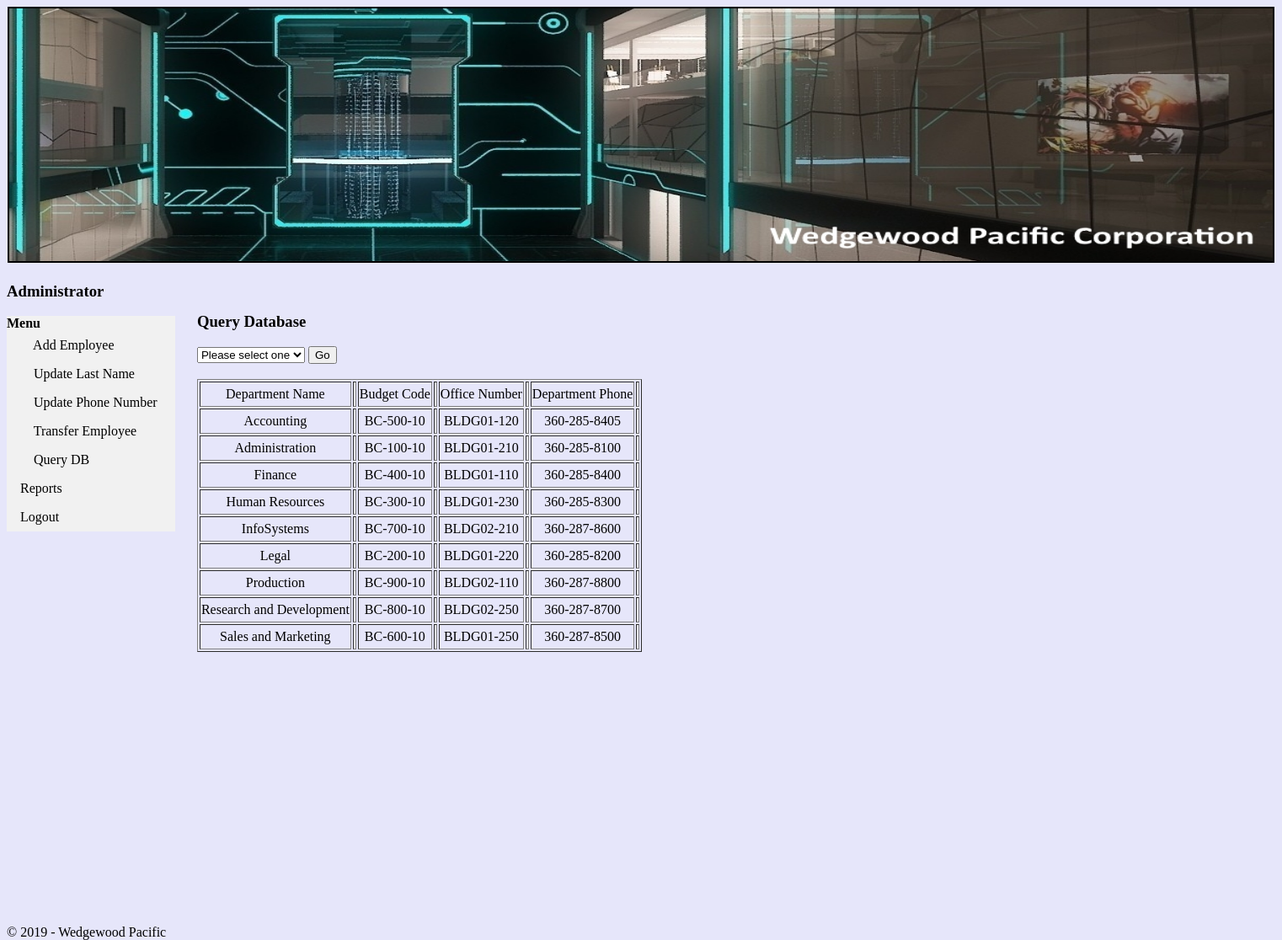
The app's page /PHP/department.php with its own data.
### tables this page shows
CREATE TABLE DEPARTMENT (
                DepartmentName CHAR(35) NOT NULL,
                BudgetCode CHAR(30) NOT NULL,
                OfficeNumber CHAR(15) NOT NULL,
                DepartmentPhone CHAR(12) NOT NULL,
                CONSTRAINT Department_PK PRIMARY KEY (DepartmentName)
);

### PHP/department.php (the view, shortened to what this page needs)
<!DOCTYPE html>
<html>
<head>
<link rel="stylesheet" type="text/css" href="wpstyle.css">
</head>
<body>
<section id="top">
<center><img src="banner.jpg" alt="banner" style="width:1500px;height:300px;" border ="2"></center>
</section>
<section id="menu">
<h3> Administrator </h3>
	<ul>
		<li><b>Menu</b></li>
		<li><a href="newemployee.html">&nbsp &nbsp Add Employee</a></li>
		<li><a href="changelastnm.php">&nbsp &nbsp Update Last Name</a></li>
		<li><a href="changeph.php">&nbsp &nbsp Update Phone Number</a></li>
		<li><a href="moveemp.php">&nbsp &nbsp Transfer Employee</a></li>
		<li><a href="querydb.html">&nbsp &nbsp Query DB</a></li>
		<li><a href="Reports.html">Reports</a></li>
		<li><a href="wphome.html">Logout</a></li>
	</ul>
</section>
<section id="main">
<br>
<br>
<h3>Query Database</h3>
<form name="dropdown">
 <select name="list" id="target">
 <option value="department.php">Please select one</option>
 <select>
 <input type=button value="Go" onclick="goToNewPage(document.dropdown.list)">
</form>
<br>
<div style="height:600px;width:700px;font:16px/26px Georgia, Garamond, Serif;overflow:auto;">
        <table border = "1">
        <thead>
            <tr>
                <td><center>Department Name<td></center>
                <td><center>Budget Code<td></center>
				<td><center>Office Number<td></center>
				<td><center>Department Phone<td></center>
            </tr>
        </thead>
        <tbody>
        <?php
			$servername = "localhost";
			$username = "root";
			$password = "";
			$dbname = "wp";
			$conn = new mysqli($servername, $username, $password, $dbname);
            $results = $conn->query("SELECT * FROM department order by departmentname");
            while($row = $results->fetch_assoc()) {
            ?>
                <tr>
                    <td><center><?php echo $row['DepartmentName']?><td></center>
                    <td><center><?php echo $row['BudgetCode']?><td></center>
					<td><center><?php echo $row['OfficeNumber']?><td></center>
					<td><center><?php echo $row['DepartmentPhone']?><td></center>
                </tr>
            <?php
            }
            ?>
            </tbody>
            </table>
</div>
</section>
<section id="footer">
<footer>
<center>© 2019 - Wedgewood Pacific</center
</footer>
</section>
</body>
</html>

### CSS/wpstyle.css (style rules this page uses)
body { background-color: #E6E6FA; }
ul { list-style-type: none; margin: 0; padding: 0; width: 200px; background-color: #f1f1f1; }
li a { display: block; color: #000; padding: 8px 16px; text-decoration: none; }
section#menu { float: left; width: 15%; height: 800px; }
section#main { float: left; width: 75%; height:800px; }
section#footer { position:fixed; bottom:0; width:50% height:20px; }

### records on screen
department: DepartmentName "Accounting", BudgetCode "BC-500-10", OfficeNumber "BLDG01-120", DepartmentPhone "360-285-8405"
department: DepartmentName "Administration", BudgetCode "BC-100-10", OfficeNumber "BLDG01-210", DepartmentPhone "360-285-8100"
department: DepartmentName "Finance", BudgetCode "BC-400-10", OfficeNumber "BLDG01-110", DepartmentPhone "360-285-8400"
department: DepartmentName "Human Resources", BudgetCode "BC-300-10", OfficeNumber "BLDG01-230", DepartmentPhone "360-285-8300"
department: DepartmentName "InfoSystems", BudgetCode "BC-700-10", OfficeNumber "BLDG02-210", DepartmentPhone "360-287-8600"
department: DepartmentName "Legal", BudgetCode "BC-200-10", OfficeNumber "BLDG01-220", DepartmentPhone "360-285-8200"
department: DepartmentName "Production", BudgetCode "BC-900-10", OfficeNumber "BLDG02-110", DepartmentPhone "360-287-8800"
department: DepartmentName "Research and Development", BudgetCode "BC-800-10", OfficeNumber "BLDG02-250", DepartmentPhone "360-287-8700"
department: DepartmentName "Sales and Marketing", BudgetCode "BC-600-10", OfficeNumber "BLDG01-250", DepartmentPhone "360-287-8500"
